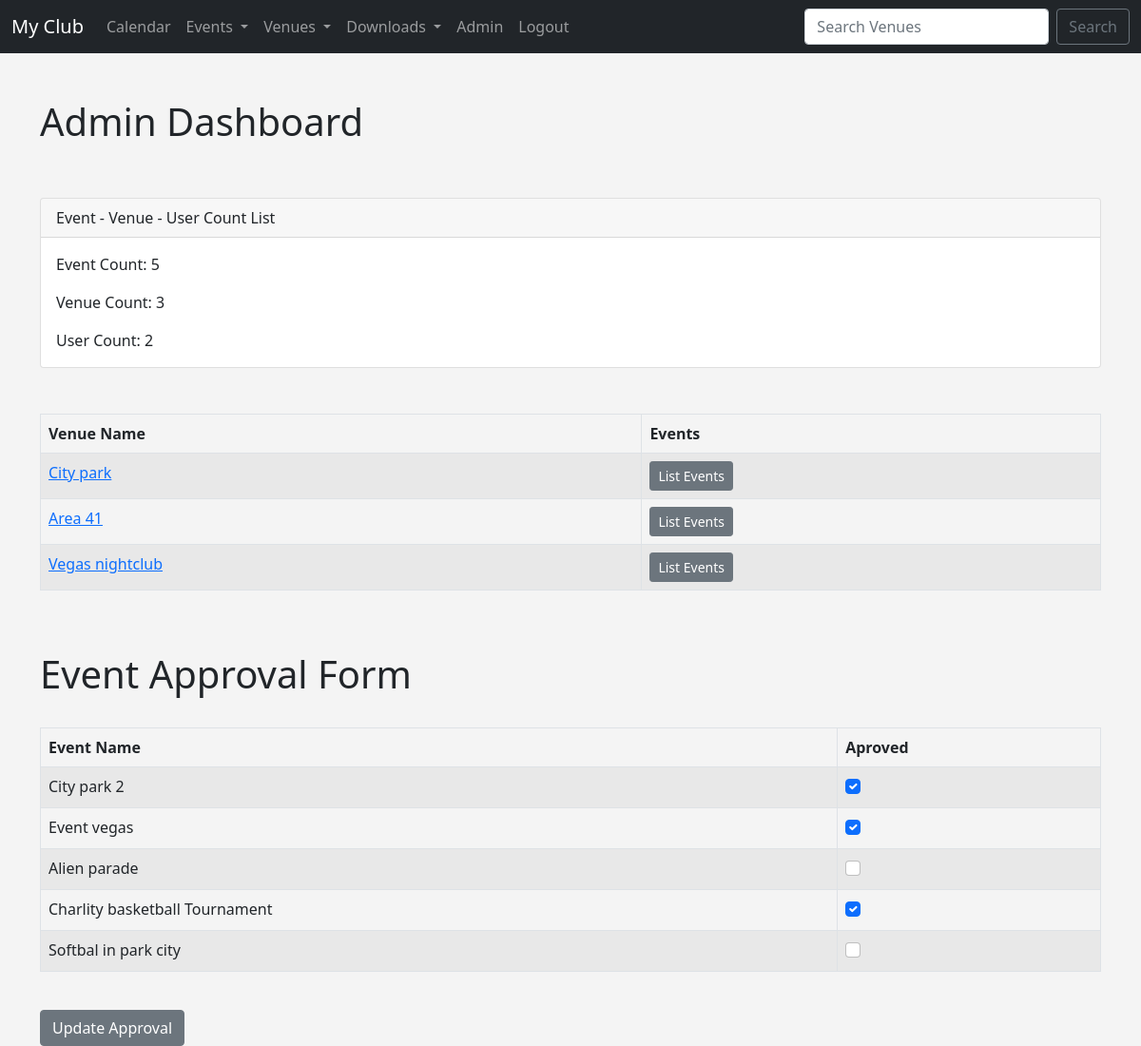
Screenshot of /admin_approval (signed in) with the database file from the repository.
### events/models.py (models this page shows, shortened)
class Venue(models.Model):
    name = models.CharField("Venue Name", max_length=120)
    address = models.CharField(max_length=300)
    zip_code = models.CharField("Zip Code", max_length=15)
    phone = models.CharField("Contact Phone", max_length=25, blank=True)
    web = models.URLField("Website address", blank=True)
    email_address = models.EmailField("Email Address", blank=True)
    owner = models.IntegerField("Venue Owner", blank=False, default=1)
    venue_image = models.ImageField(null=True, blank=True, upload_to="images/")
    def __str__(self) -> str:
        return self.name

class Event(models.Model):
    name = models.CharField('Event Name', max_length=120)
    event_date = models.DateTimeField('Event Date')
    venue = models.ForeignKey(
        Venue, blank=True, null=True, on_delete=models.CASCADE)
    manager = models.ForeignKey(
        User, blank=True, null=True, on_delete=models.SET_NULL)
    description = models.TextField(blank=True)
    attendees = models.ManyToManyField(MyClubUser, blank=True)
    approved = models.BooleanField('Aprroved', default=False)
    def __str__(self):
        return self.name

### events/views.py (the view)
# urls.py: path('admin_approval', views.admin_approval, name='admin_approval'),
def admin_approval(request):
    venue_list = Venue.objects.all()
    event_count = Event.objects.all().count()
    venue_count = Venue.objects.all().count()
    user_count = User.objects.all().count()
    event_list = Event.objects.all().order_by('-event_date')
    if request.user.is_superuser:
        if request.method == "POST":
            id_list = request.POST.getlist('boxes')
            event_list.update(approved=False)
            for x in id_list:
                Event.objects.filter(pk=int(x)).update(approved=True)
            messages.success(
                request, ("Event List Approval Has Been Updated!"))
            return redirect('list-events')
        else:
            return render(request, 'events/admin_approval.html',
                          {"event_list": event_list,
                           "event_count": event_count,
                           "venue_count": venue_count,
                           "user_count": user_count,
                           "venue_list": venue_list})
    else:
        messages.success(request, ("You aren't authorized to view this page!"))
        return redirect('home')
    return render(request, 'events/admin_approval.html')

### events/templates/events/admin_approval.html (shortened to what this page needs)
{% extends 'events/base.html' %}<br />
{% block content %}
<h1>Admin Dashboard</h1>
<br /><br />
<form action="" method="POST">
  <div class="card">
    <div class="card-header">Event - Venue - User Count List</div>
    <div class="card-body">
      <p class="card-text">Event Count: {{event_count}}</p>
      <p class="card-text">Venue Count: {{venue_count}}</p>
      <p class="card-text">User Count: {{user_count}}</p>
    </div>
  </div>
  <br /><br />
  <table class="table table-striped table-hover table-bordered">
    <thead>
      <tr>
        <th scope="col">Venue Name</th>
        <th scope="col">Events</th>
      </tr>
    </thead>
    <tbody>
      {% for venue in venue_list %}
      <tr>
        <td>
          <a href="{% url 'show-venue' venue.id %}">{{ venue }}</a>
        </td>
        <td>
          <a
            href="{% url 'venue-events' venue.id %}"
            class="btn btn-sm btn-secondary"
            >List Events</a
          >
        </td>
      </tr>
      {% endfor %}
    </tbody>
  </table>
  <br /><br />
  <h1>Event Approval Form</h1>
  <br />
  <table class="table table-striped table-hover table-bordered">
    <thead>
      <tr>
        <th scope="col">Event Name</th>
        <th scope="col">Aproved</th>
      </tr>
    </thead>
    <tbody>
      {% for event in event_list %}
      <tr>
        <td>{{event }}</td>
        <td>
          {% if event.approved %}
          <div class="form-check">
            <input
              class="form-check-input"
              type="checkbox"
              checked="checked"
              value="{{event.id}}"
              name="boxes"
            />
          </div>
          {% else %}
          <div class="form-check">
            <input
              class="form-check-input"
              type="checkbox"
              value="{{event.id}}"
              name="boxes"
            />
          </div>
          {% endif %}
        </td>
      </tr>
      {% endfor %}
    </tbody>
  </table>
  <br />
  <button class="btn btn-secondary" type="submit">Update Approval</button>
  {% endblock %}

### events/templates/events/base.html (style rules this page uses)
body { background: #f4f4f4; }

### rows the page displays
Venue: name "City park"
Venue: name "Area 41"
Venue: name "Vegas nightclub"
Event: name "City park 2"
Event: name "Event vegas"
Event: name "Alien parade"
Event: name "Charlity basketball Tournament"
Event: name "Softbal in park city"

### other values shown
{{ event_count }} "5"
{{ venue_count }} "3"
{{ user_count }} "2"
